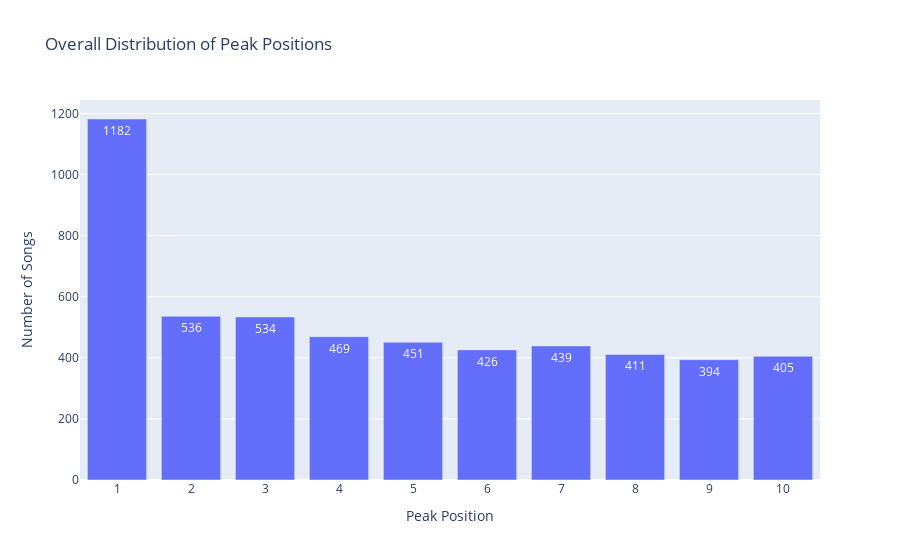
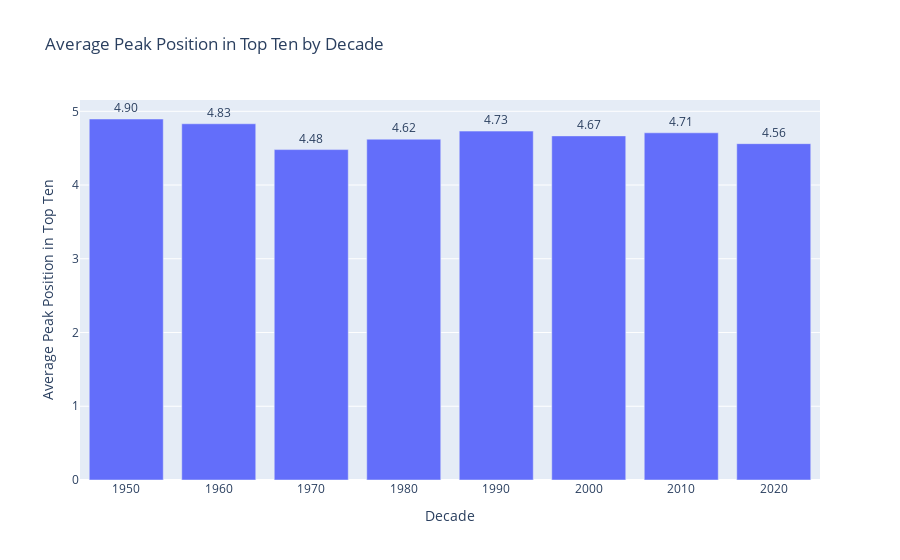
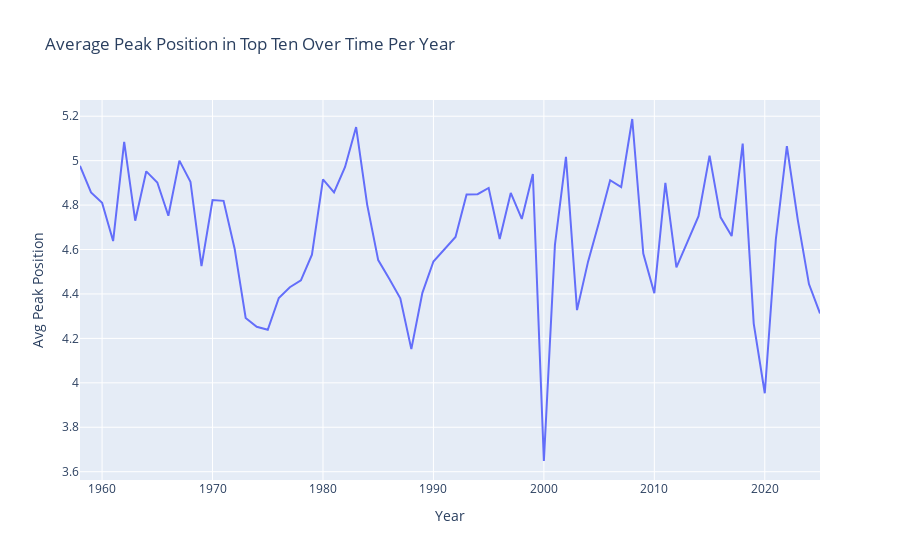

Notebook code cell kept with these figures, in order:
### Code cell
# Distribution of Peak Positions
fig = px.bar(
    df['Peak'].value_counts().sort_index().reset_index(),
    x='Peak',
    y='count',
    text_auto=True,
    title="Overall Distribution of Peak Positions"
)

fig.update_layout(
    xaxis_title="Peak Position",
    yaxis_title="Number of Songs",
    xaxis=dict(tickmode='linear', dtick=1)  # <- force every tick to show
)

fig.show()

# Aggregate: average weeks in Top Ten by decade
decade_stats = df.groupby('Decade', as_index=False)['Peak'].mean()

# Plot with Plotly
fig = px.bar(
    decade_stats,
    x='Decade',
    y='Peak',
    text_auto='.2f',
    title="Average Peak Position in Top Ten by Decade"
)

# Make labels clearer
fig.update_traces(textfont_size=12, textangle=0, textposition="outside", cliponaxis=False)
fig.update_layout(
    xaxis_title="Decade",
    yaxis_title="Average Peak Position in Top Ten"
)

fig.show()


#Peak Position Per Year
trend = df.groupby("Year")["Peak"].mean().reset_index()

# Plot with Plotly Express
fig = px.line(
    trend,
    x="Year",
    y="Peak",
    title="Average Peak Position in Top Ten Over Time Per Year",
    labels={"Peak": "Avg Peak Position", "Year": "Year"}
)

fig.show()

### Figure 1 — Plotly figure (JSON) as saved in the notebook; plotly's stock layout.template omitted (floating-point values rounded to 4 significant figures)
{"data": [{"hovertemplate": "Peak=%{x}<br>count=%{y}<extra></extra>", "legendgroup": "", "marker": {"color": "#636efa", "pattern": {"shape": ""}}, "name": "", "orientation": "v", "showlegend": false, "textposition": "auto", "texttemplate": "%{y}", "type": "bar", "x": [1, 2, 3, 4, 5, 6, 7, 8, 9, 10], "xaxis": "x", "y": [1182, 536, 534, 469, 451, 426, 439, 411, 394, 405], "yaxis": "y"}], "layout": {"barmode": "relative", "legend": {"tracegroupgap": 0}, "title": {"text": "Overall Distribution of Peak Positions"}, "xaxis": {"anchor": "y", "domain": [0, 1], "dtick": 1, "tickmode": "linear", "title": {"text": "Peak Position"}}, "yaxis": {"anchor": "x", "domain": [0, 1], "title": {"text": "Number of Songs"}}}}

### Figure 2 — Plotly figure (JSON) as saved in the notebook; plotly's stock layout.template omitted (floating-point values rounded to 4 significant figures)
{"data": [{"cliponaxis": false, "hovertemplate": "Decade=%{x}<br>Peak=%{y}<extra></extra>", "legendgroup": "", "marker": {"color": "#636efa", "pattern": {"shape": ""}}, "name": "", "orientation": "v", "showlegend": false, "textangle": 0, "textfont": {"size": 12}, "textposition": "outside", "texttemplate": "%{y:.2f}", "type": "bar", "x": [1950, 1960, 1970, 1980, 1990, 2000, 2010, 2020], "xaxis": "x", "y": [4.896, 4.831, 4.481, 4.622, 4.731, 4.667, 4.708, 4.561], "yaxis": "y"}], "layout": {"barmode": "relative", "legend": {"tracegroupgap": 0}, "title": {"text": "Average Peak Position in Top Ten by Decade"}, "xaxis": {"anchor": "y", "domain": [0, 1], "title": {"text": "Decade"}}, "yaxis": {"anchor": "x", "domain": [0, 1], "title": {"text": "Average Peak Position in Top Ten"}}}}

### Figure 3 — Plotly figure (JSON) as saved in the notebook; plotly's stock layout.template omitted (floating-point values rounded to 4 significant figures)
{"data": [{"hovertemplate": "Year=%{x}<br>Avg Peak Position=%{y}<extra></extra>", "legendgroup": "", "line": {"color": "#636efa", "dash": "solid"}, "marker": {"symbol": "circle"}, "mode": "lines", "name": "", "orientation": "v", "showlegend": false, "type": "scatter", "x": [1958, 1959, 1960, 1961, 1962, 1963, 1964, 1965, 1966, 1967, 1968, 1969, 1970, 1971, 1972, 1973, 1974, 1975, 1976, 1977, 1978, 1979, 1980, 1981, 1982, 1983, 1984, 1985, 1986, 1987, 1988, 1989, 1990, 1991, 1992, 1993, 1994, 1995, 1996, 1997, 1998, 1999, 2000, 2001, 2002, 2003, 2004, 2005, 2006, 2007, 2008, 2009, 2010, 2011, 2012, 2013, 2014, 2015, 2016, 2017, 2018, 2019, 2020, 2021, 2022, 2023, 2024, 2025], "xaxis": "x", "y": [4.977, 4.857, 4.811, 4.638, 5.084, 4.73, 4.952, 4.902, 4.752, 5.0, 4.905, 4.525, 4.823, 4.819, 4.604, 4.292, 4.252, 4.239, 4.382, 4.43, 4.462, 4.577, 4.916, 4.857, 4.972, 5.151, 4.802, 4.552, 4.468, 4.381, 4.152, 4.405, 4.546, 4.602, 4.657, 4.847, 4.849, 4.877, 4.647, 4.855, 4.738, 4.94, 3.648, 4.621, 5.018, 4.327, 4.545, 4.724, 4.912, 4.881, 5.188, 4.582, 4.404, 4.9, 4.52, 4.635, 4.75, 5.023, 4.745, 4.66, 5.077, 4.267, 3.953, 4.645, 5.066, 4.73, 4.444, 4.312], "yaxis": "y"}], "layout": {"legend": {"tracegroupgap": 0}, "title": {"text": "Average Peak Position in Top Ten Over Time Per Year"}, "xaxis": {"anchor": "y", "domain": [0, 1], "title": {"text": "Year"}}, "yaxis": {"anchor": "x", "domain": [0, 1], "title": {"text": "Avg Peak Position"}}}}
